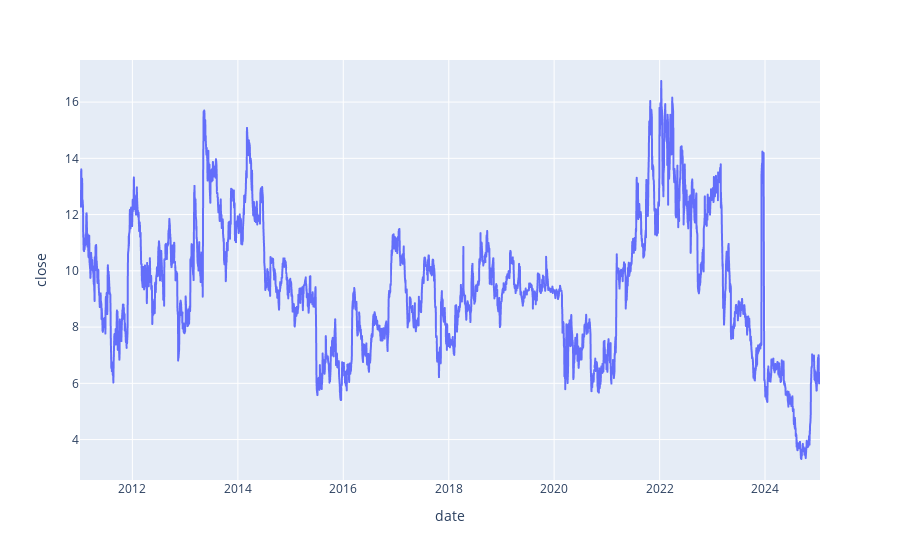

Here is the notebook cell this chart was saved with:
### Code cell
# Step 1: Query the DuckDB table into a Pandas DataFrame
query = """
SELECT 
    *
    --, log(close) as log_close
from pricing a 
where a.act_symbol ='MBI' and a.adj = 1
order by date asc
"""
df = con.execute(query).fetchdf()
df.tail()

# Step 2: Plot the data using Plotly Express
fig = px.line(df, x='date', y='close')
fig.show()

### Figure 1 — Plotly figure (JSON) as saved in the notebook; plotly's stock layout.template omitted (floating-point values rounded to 4 significant figures; data arrays with more than 128 entries replaced by an {"elided": "..."} marker saying what was removed)
{"data": [{"hovertemplate": "date=%{x}<br>close=%{y}<extra></extra>", "legendgroup": "", "line": {"color": "#636efa", "dash": "solid"}, "marker": {"symbol": "circle"}, "mode": "lines", "name": "", "showlegend": false, "type": "scattergl", "x": {"elided": "3531 str values"}, "xaxis": "x", "y": {"elided": "3531 float values"}, "yaxis": "y"}], "layout": {"legend": {"tracegroupgap": 0}, "margin": {"t": 60}, "xaxis": {"anchor": "y", "domain": [0, 1], "title": {"text": "date"}}, "yaxis": {"anchor": "x", "domain": [0, 1], "title": {"text": "close"}}}}
